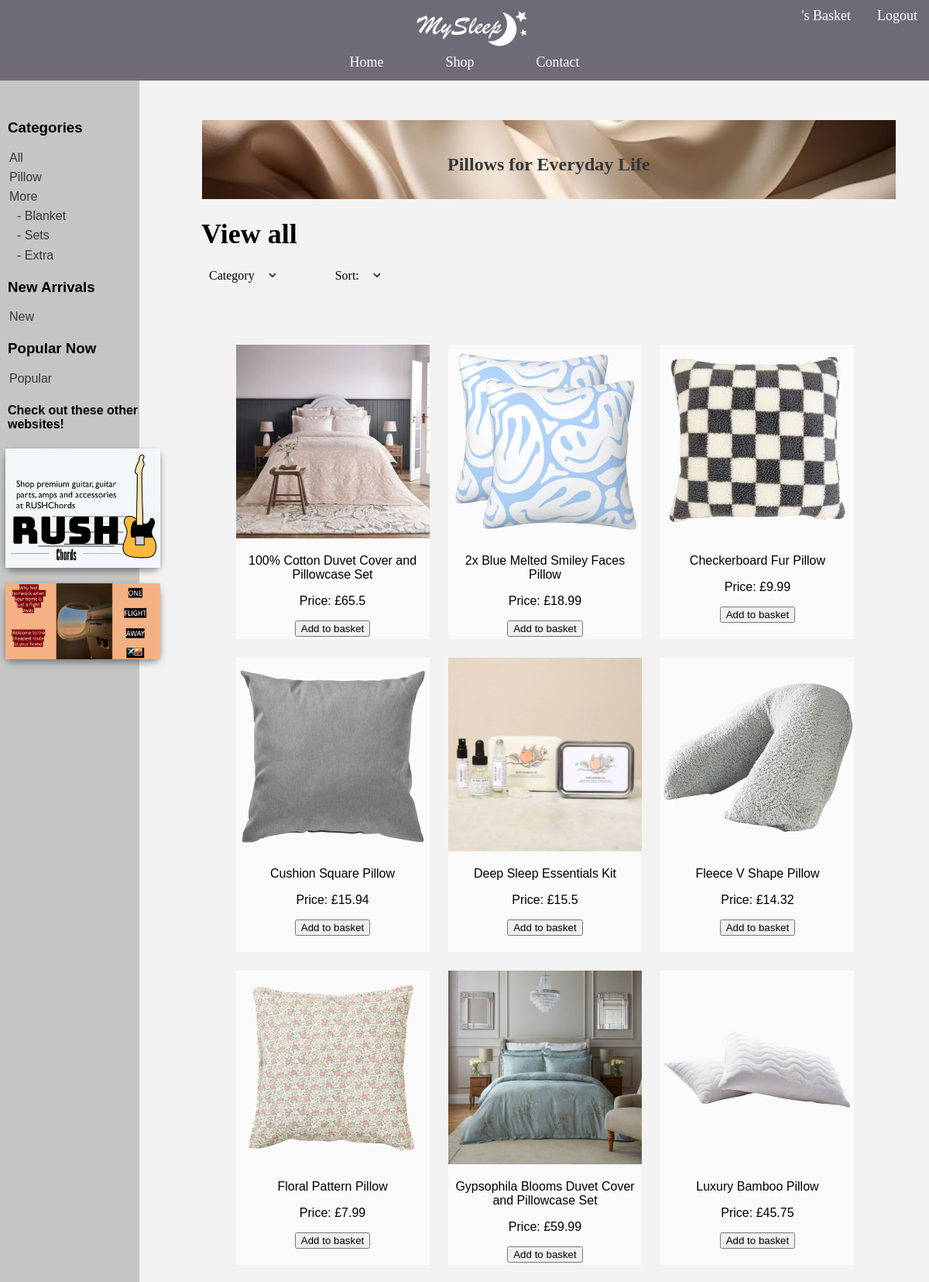
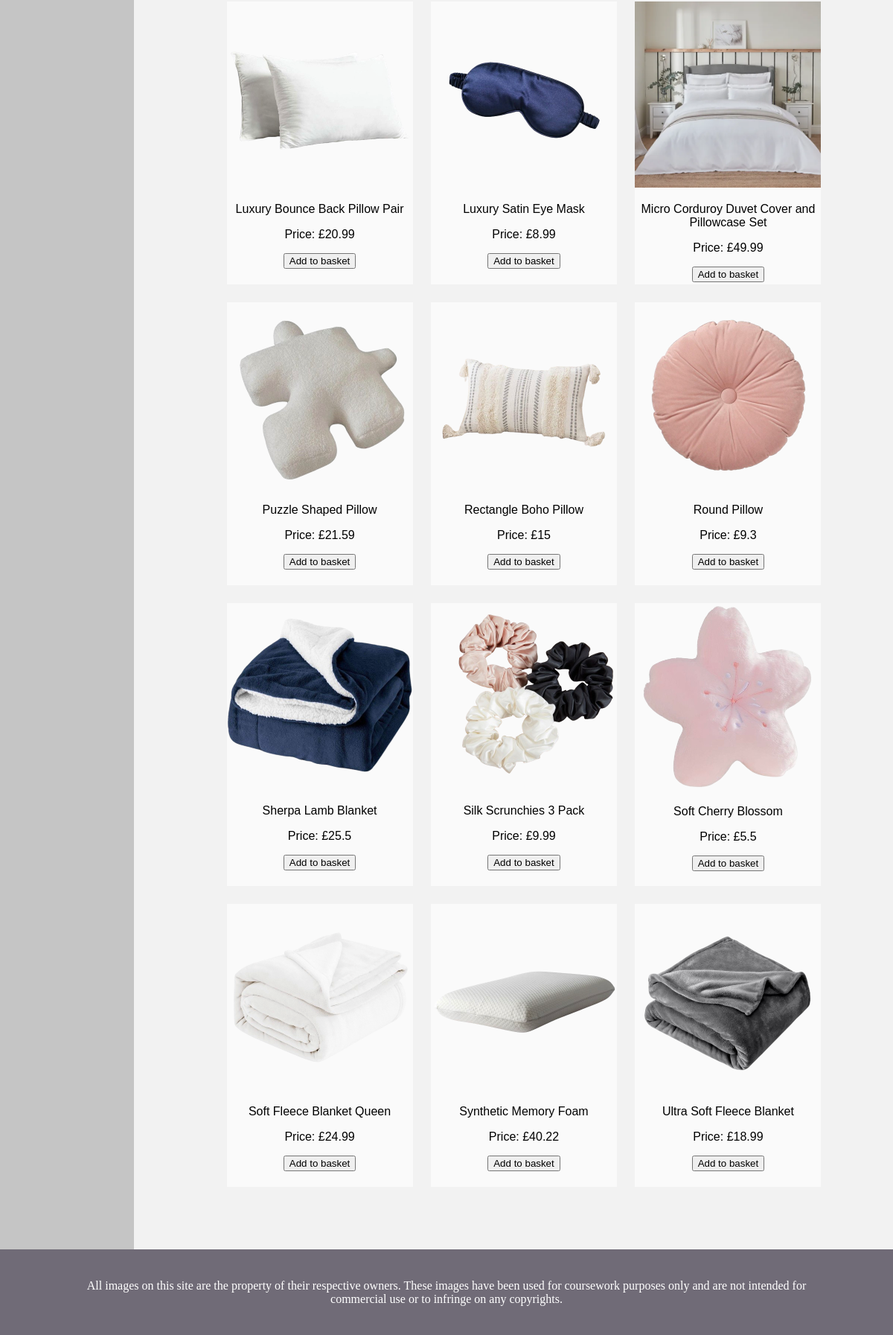
Page /All on the committed database (2 pictures, top to bottom).
### website.py (models this page shows, shortened)
class Item(db.Model): #shows logical structure of database
    id = db.Column(db.Integer(), primary_key = True) #primary key - uniquely identifies each item in database table
    name = db.Column(db.String(length = 30), nullable = False, unique = True) #nullable - dont want it to be null/empty
    price = db.Column(db.Integer(), nullable = False)
    env_impact = db.Column(db.String(), nullable = False)
    description = db.Column(db.String(length = 1000), nullable = False, unique = True)
    image = db.Column(db.String(length = 1000), nullable = False)
    quantity = db.Column(db.Integer(), nullable = False)

### website.py (the view)
@app.route('/All', methods=['GET', 'POST']) # get data | send data to server
def All():
    user = db.session.query(User).filter_by(user_id = current_user.get_id()).first()
    category = request.args.get('category', 'all')
    sort_order = request.args.get('order', 'name')
    category_form = CategoryForm()
    form = Sort() # for sorting
    category_form.process(category=category)
    form.process(order=sort_order)
    if sort_order == 'price':
        order = Item.price
    elif sort_order == 'environmental impact':
        order = Item.env_impact
    else:
        order = Item.name  # default in name order
    if category == 'more' :
        products = Item.query.filter(Item.id.in_([13, 14, 15, 16, 17, 18, 19, 20, 21])).order_by(order).all()
    elif category == 'pillow':
        products = Item.query.filter(Item.id.in_([1, 2, 3, 4, 5, 6, 7, 8, 9, 10, 11, 12])).order_by(order).all()
    elif category == 'blanket':
        products = Item.query.filter(Item.id.in_([13, 14, 15])).order_by(order).all()
    elif category == 'sets':
        products = Item.query.filter(Item.id.in_([16, 17, 18])).order_by(order).all()
    elif category == 'extra':
        products = Item.query.filter(Item.id.in_([19, 20, 21])).order_by(order).all()
    elif category == 'new':
        products = Item.query.filter(Item.id.in_([7, 8, 9])).order_by(order).all()
    elif category == 'popular':
        products = Item.query.filter(Item.id.in_([10, 11, 12])).order_by(order).all()
    else:
        products = Item.query.order_by(order).all()
    return render_template('All.html', form=form, products=products, category_form=category_form, category = category, user=user)

### website.py
class CategoryForm(FlaskForm):
    category = SelectField('Category', choices = [('all', 'All'), ('pillow', 'Pillow'), ('more', 'More'),  ('blanket', 'Blanket'),
        ('sets', 'Sets'),  ('extra', 'Extra'),  ('new', 'New'),  ('popular', 'Popular')])

class Sort(FlaskForm): #create web forms
    order = SelectField('Sort', choices = [('name', 'Name'), ('price', 'Price'), ('environmental impact', 'Environmental impact')])

### templates/All.html (shortened to what this page needs)
{% extends "bootstrap/base.html" %}
{% import "bootstrap/wtf.html" as wtf %}
    {% block head %}
    <head>
        <link rel="stylesheet" type="text/css" href="{{ url_for('static',filename='styles.css') }}">
    </head>
    {% endblock %}
    {% block content %}
    <body>
        <nav id="nav">
            <ul>
                <div class="nav-top">
                    <li class="nav-logo">
                        <a href="{{ url_for('Home') }}">
                            <img id="logo" src="{{ url_for('static', filename='images/Logo.png') }}" alt="Logo">
                        </a>
                    </li>
                    <li class="nav-personal">
                        <a href="{{ url_for('cart') }}">{{user.username}}'s Basket</a>
                        <a href="{{ url_for('logout') }}">Logout</a>
                    </li>
                </div>
                <div class="nav-container">
                    <li class="nav-list"><a href="{{ url_for('Home') }}">Home</a></li>
                    <li class="nav-list"><a href="{{ url_for('All') }}">Shop</a></li>
                    <li class="nav-list"><a href="{{ url_for('contact') }}">Contact</a></li>
                </div>
            </ul>
        </nav>
        <div class="all-box">
            <div class="all-form">
                <h3 class="all-form-categories">Categories</h3>
                {% for value, label in category_form.category.choices[:3] %}
                <a href="{{ url_for('All', category=value) }}">
                    <option class="all-form-option">{{ label }}</option>
                </a>
                {% endfor %}
                {% for value, label in category_form.category.choices[3:6] %}
                <a href="{{ url_for('All', category=value) }}">
                    <option class="all-form-categories-label">- {{ label }}</option>
                </a>
                {% endfor %}
                <h3 class="all-form-header">New Arrivals</h3>
                {% for value, label in category_form.category.choices[6::7] %}
                <a href="{{ url_for('All', category=value) }}">
                    <option class="all-form-option">{{ label }}</option>
                </a>
                {% endfor %}
                <h3 class="all-form-header">Popular Now</h3>
                {% for value, label in category_form.category.choices[7:] %}
                <a href="{{ url_for('All', category=value) }}">
                    <option class="all-form-option">{{ label }}</option>
                </a>
                {% endfor %}
                <h4 class="all-form-header">Check out these other websites!</h4>
                <div class="all-ad">
                    <img src="{{ url_for('static', filename= 'images/advert1.png') }}">
                </div>
                <div class="all-ad">
                    <img src="{{ url_for('static', filename= 'images/advert2.png') }}">
                </div>
            </div>
            <div class="all-container">
                <div class="all-container-banner">
                    <img src="{{ url_for('static', filename= 'images/banner.png') }}">
                    <div>
                        <h2>Pillows for Everyday Life</h2>
                    </div>
                </div>
                <h1>View {{category}}</h1>
                <div class="all-container-form">
                    <form method="GET" action="{{ url_for('All') }}">
                        {{ category_form.category.label }}
                        <div class="all-container-dropdown">
                            {{ category_form.category(onchange="this.form.submit();", class="all-container-dropdown-select" ) }}
                        </div>
                    </form>
                    <form method="GET" action="{{ url_for('All') }}">
                        {{ form.order.label }}:
                        <div class="all-container-dropdown">
                            {{ form.order(onchange="this.form.submit();", class="all-container-dropdown-select") }}
                        </div>
                    </form>
                </div>
                <div class="all-products">
                    {% for item in products %}
                    <a href="{{ url_for('Product', item_id=item.id) }}" class="all-products-link">
                        <div class="all-products-container">
                            <img src="{{ url_for('static', filename=item.image) }}" alt="{{ item.name }} Image">
                            <p>{{ item.name }}</p>
                            <p>Price: £{{ item.price }}</p>
                            <td>
                                <form action="{{ url_for('add_to_basket', item_id=item.id) }}" method="POST">
                                    <button type="submit" class="btn btn-outline btn-success">Add to basket</button>
                                </form>
                            </td>
                        </div>
                    </a>
                    {% endfor %}
                </div>
            </div>
        </div>
    </body>
    <footer class="footer">
        <p> All images on this site are the property of their respective owners. These images have been used for coursework purposes only and are not intended for commercial use or to infringe on any copyrights.</p>
    </footer>
    {% endblock %}

### static/styles.css (style rules this page uses)
body { background-color: rgb(242, 242, 242); margin: 0; padding: 0; }
#nav { position: fixed; top: 0; left: 0; right: 0; z-index: 1000; background-color: rgb(112, 107, 119, 0.8); color: #ffffff; padding: 10px 0; }
#nav ul { list-style: none; padding: 0; margin: 0; width: 100%; display: flex; flex-direction: column; align-items: center; }
.nav-top { display: flex; align-items: center; width: 100%; }
.nav-logo { list-style-type: none; flex: 1; display: flex; justify-content: center; margin-right: -200px; }
#logo { width: 150px; }
.nav-personal { list-style-type: none; position: relative; margin-left: auto; top: -20px; }
.nav-personal a { text-decoration: none; color: white; font-size: 18px; padding: 10px 15px; }
.nav-container { display: flex; gap: 20px; }
.nav-list { margin: 0 30px; }
.nav-list a { text-decoration: none; color: white; font-size: 18px; }
.footer { background-color: rgb(112, 107, 119); width: 100%; height: 115px; display: flex; justify-content: center; align-items: center; }
.footer p { color: white; text-decoration: none; font-size: 16px; text-align: center; margin: 0px 100px; }
.all-box { display: flex; }
.all-form { background-color: rgb(197, 197, 197); width: 15%; font-family: 'Gill Sans', 'Gill Sans MT', Calibri, 'Trebuchet MS', sans-serif; }
.all-form-categories { margin-left: 10px; margin-top: 50px; }
.all-form a { text-decoration: none; }
.all-form-option { margin-left: 10px; color: rgb(56, 56, 56); margin-top:5px; }
.all-form-categories-label { margin-left: 20px; color: rgb(56, 56, 56); margin-top: 5px; }
.all-form-header { margin-left: 10px; }
.all-ad { width: 10%; display: flex; justify-content: center; text-align: center; box-shadow: 0 4px 8px rgba(0, 0, 0, 0.4); border-radius: 10px; margin-top: 20px; min-width: 200px; margin-left: 7px; }
.all-ad img { width: 100%; }
.all-container { width: 85%; }
.all-container-banner { margin-left: 80px; margin-top: 50px; display: flex; justify-content: center; text-align: center; position: relative; width: 88% }
.all-container-banner img { width: 100%; display: block; }
.all-container-banner div { margin-top: 25px; position: absolute; }
.all-container-banner h2 { color: rgb(55, 55, 55); }
.all-container h1 { margin-left: 80px; font-size: 3vw; }
.all-container-form { margin-left: 90px; display: flex; }
.all-container-dropdown { position: relative; display: inline-block; }
.all-container-dropdown::before { content: '⌄'; position: absolute; top: -50%; left: 10px; pointer-events: none; font-size: 22px; color: #333; }
.all-container-dropdown-select { border: none; background-color: rgb(242, 242, 242); width: 100px; color: transparent; }
.all-products { text-align: center; margin: 20px 0 0 75px; padding: 60px 0; width: 90%; font-family: 'Gill Sans', 'Gill Sans MT', Calibri, 'Trebuchet MS', sans-serif; }
.all-products-link { text-decoration: none; color: inherit; }
.all-products-container { display: inline-block; width: 250px; height: 370px; margin: 0px 20px 20px 0px; overflow: hidden; background-color: rgb(250, 250, 250); padding-bottom: 10px; }
.all-products-container img { width: 100%; }

### rows in the picture
Item: image (picture), name "100% Cotton Duvet Cover and Pillowcase Set", price "65.5"
Item: image (picture), name "2x Blue Melted Smiley Faces Pillow", price "18.99"
Item: image (picture), name "Checkerboard Fur Pillow", price "9.99"
Item: image (picture), name "Cushion Square Pillow", price "15.94"
Item: image (picture), name "Deep Sleep Essentials Kit", price "15.5"
Item: image (picture), name "Fleece V Shape Pillow", price "14.32"
Item: image (picture), name "Floral Pattern Pillow", price "7.99"
Item: image (picture), name "Gypsophila Blooms Duvet Cover and Pillowcase Set", price "59.99"
Item: image (picture), name "Luxury Bamboo Pillow", price "45.75"
Item: image (picture), name "Luxury Bounce Back Pillow Pair", price "20.99"
Item: image (picture), name "Luxury Satin Eye Mask", price "8.99"
Item: image (picture), name "Micro Corduroy Duvet Cover and Pillowcase Set", price "49.99"
Item: image (picture), name "Puzzle Shaped Pillow", price "21.59"
Item: image (picture), name "Rectangle Boho Pillow", price "15"
Item: image (picture), name "Round Pillow", price "9.3"
Item: image (placeholder picture), name "Sherpa Lamb Blanket", price "25.5"
Item: image (picture), name "Silk Scrunchies 3 Pack", price "9.99"
Item: image (picture), name "Soft Cherry Blossom", price "5.5"
Item: image (placeholder picture), name "Soft Fleece Blanket Queen", price "24.99"
Item: image (picture), name "Synthetic Memory Foam", price "40.22"
Item: image (placeholder picture), name "Ultra Soft Fleece Blanket", price "18.99"

### other values in the picture
{{ category }} "all"
{{ category_form.category.label }} "Category"
